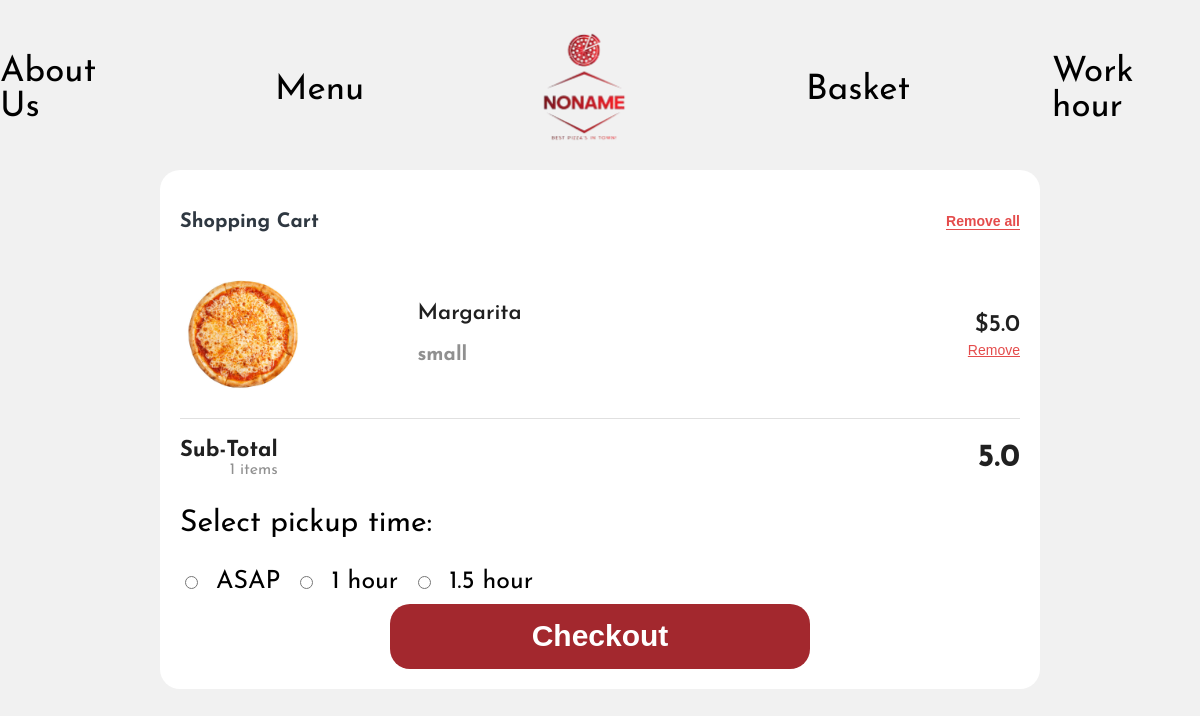
The page /basket on the database as committed earlier.
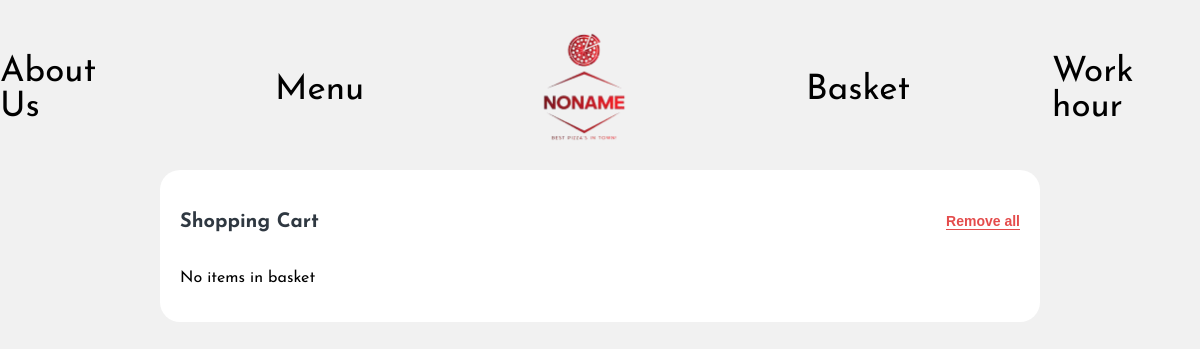
The same page on the database as committed later.
### tables this page shows
CREATE TABLE Basket (
    Id INTEGER NOT NULL PRIMARY KEY AUTOINCREMENT,
    PizzaType TEXT,
    Img TEXT,
    Size      TEXT,
    Price     TEXT
);

### app.py (the view, shortened to what this page needs)
@app.route('/basket', methods=['GET', 'POST'])
def basket():
    items = get_data_from_db("Basket")
    print(items)
    return render_template("website/overview.html", data=items)

### app.py (called while the page is built)
def get_data_from_db(table_name):
    conn = sqlite3.connect('database/database.db')
    cursor = conn.cursor()
    cursor.execute(f"SELECT * FROM {table_name}")
    rows = cursor.fetchall()
    conn.close()
    return rows

@app.template_filter('to_int_list')
def to_int_list(string_list):
    return [float(item) for item in string_list]

### templates/website/overview.html (shortened to what this page needs)
<!DOCTYPE html>
<html lang="en">
  <head>
    <link rel="stylesheet" href="../../static/css/overview.css" />
  </head>
  <body>
    <header>
      <div class="header_container">
        <div><a href="aboutus.html">About Us</a></div>
        <div><a href="menu.html">Menu</a></div>
        <div>
          <a href="index.html"><img
            src="../../static/img/front_logo.png"
            class="main_logo"
            alt="Logo"
          /></a>
        </div>
        <div><a href="overview.html">Basket</a></div>
        <div><a href="work_hours.html">Work hour</a></div>
      </div>
    </header>
    <div class="CartContainer">
      <div class="Header">
        <h3 class="Heading">Shopping Cart</h3>
        <form method="post">
          <button class="rem-button" name="delete_all" value="pressed">
            <h5 class="Action">Remove all</h5>
          </button>
        </form>
      </div>
      {% if data != [] %} {% set prices = [] %} {% for row in data %}
      <div class="Cart-Items">
        <div class="image-box">
          <img src="../../static/img/{{ row[2] }}.png" style="height: 120px" />
        </div>
        <div class="about">
          <h1 class="title">{{ row[1] }}</h1>
          <h3 class="subtitle">{{ row[3] }}</h3>
        </div>
        <div class="prices">
          <div class="amount">${{ row[4] }}</div>
          <form method="post">
            <button
              class="rem-button"
              type="submit"
              name="delete"
              value="pressed"
            >
              <div class="remove"><u>Remove</u></div>
            </button>
          </form>
        </div>
      </div>
      {% endfor %}
      <div class="checkout">
        <div class="total">
          <div>
            <div class="Subtotal">Sub-Total</div>
            <div class="items">{{ prices | length }} items</div>
          </div>
          {% set num_array = prices | to_int_list %}
          <div class="total-amount">{{ num_array | sum }}</div>
        </div>
        <form action="/checkout_order" method="post">
          <div class="checkout_div">
            <p>Select pickup time:</p>
            <div class="radio-group">
              <input
                type="radio"
                id="ASAP"
                name="pickup_time"
                value="ASAP"
                required
              />
              <label for="ASAP">ASAP</label>
              <input type="radio" id="1hour" name="pickup_time" value="1hour" />
              <label for="1hour">1 hour</label>
              <input
                type="radio"
                id="15hour"
                name="pickup_time"
                value="15hour"
              />
              <label for="15hour">1.5 hour</label>
            </div>
          </div>
          <center>
            <button type="submit" class="button">Checkout</button>
          </center>
        </form>
      </div>
      {% else %}
      <div style="display: flex; justify-items: center; text-align: center">
        <div>
          <p>No items in basket</p>
        </div>
      </div>
      {% endif %}
    </div>
  </body>
</html>

### static/css/overview.css (style rules this page uses)
body { margin: 0; padding: 0; font-family: "Josefin Sans", sans-serif; min-height: 100vh; display: flex; flex-direction: column; align-items: center; background-color: #f1f1f1; }
.header_container { width: 100%; display: flex; max-height: 100px; justify-content: space-between; align-items: center; margin: 0 auto; font-size: 35px; gap: 142px; padding-top: 40px; }
a { color: #000; text-decoration: none; font-size: 35px; }
.main_logo { height: 145px; }
.CartContainer { width: 70%; background-color: #ffffff; border-radius: 20px; margin-top: 30px; padding: 20px; }
.Header { width: 100%; display: flex; justify-content: space-between; align-items: center; }
.Heading { font-size: 20px; font-weight: 700; color: #2f3841; }
.Action { font-size: 14px; font-weight: 600; color: #e44c4c; cursor: pointer; border-bottom: 1px solid #e44c4c; }
.rem-button { background: none; border: none; margin: 0; padding: 0; cursor: pointer; }

Rows that differ between the two databases and show on the page:
removed Basket: Img (picture), PizzaType "Margarita", Size "small", Price "5.0"
Other text that changed with them:
{{ prices | length }}: "1" → (not shown)
{{ num_array | sum }}: "5.0" → (not shown)
form field pickup_time: "☐ ASAP" → (not shown)
form field pickup_time: "☐ 1 hour" → (not shown)
form field pickup_time: "☐ 1.5 hour" → (not shown)
text no longer shown: "Sub-Total items Select pickup time: ASAP 1 hour 1.5 hour Checkout"
text now shown: "No items in basket"
